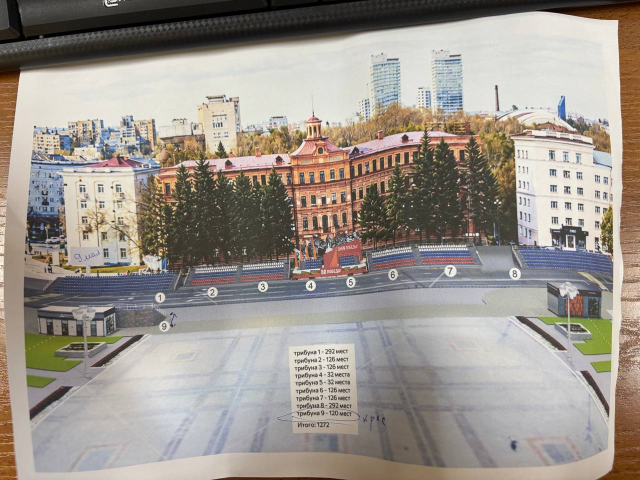
#> input picture renders-9may/ref/scheme_rot.png, 1280 x 960 px (shown at 1/2 size)
$ python scheme_edit.py
#> lines starting #> are read from the running program, lines starting #| are printed output that depends on the picture; after the words box and inside, x2 and y2 are one past the last pixel; in counts of white or black regions, pixels touching at a corner belong together
"""Render 1A on the real square: rework the event scheme photo per the brief.
Numbers moved on top, top rows of 1 and 8 in red with '+32 места', dimensions, '9 Мая' on the screens."""
import os
import cv2
import numpy as np
from PIL import Image, ImageDraw, ImageFont

BASE = os.path.dirname(os.path.abspath(__file__))
FB = '/usr/share/fonts/truetype/dejavu/DejaVuSans-Bold.ttf'
FR = '/usr/share/fonts/truetype/dejavu/DejaVuSans.ttf'
RED = (200, 22, 29); DARK = (24, 28, 36); WHITE = (255, 255, 255)
K = 2  # upscale factor

src = cv2.imread(os.path.join(BASE, 'ref/scheme_rot.png'))
#> src is the input picture: shape (960, 1280, 3); mean B, G, R 140.4, 148.2, 155.4
# 1) remove the old number badges (they sit below the stands) by inpainting
mask = np.zeros(src.shape[:2], np.uint8)
old = [(320, 595), (425, 584), (525, 574), (620, 572), (700, 565), (785, 550), (900, 543), (1030, 545)]
for x, y in old: cv2.circle(mask, (x, y), 13, 255, -1)
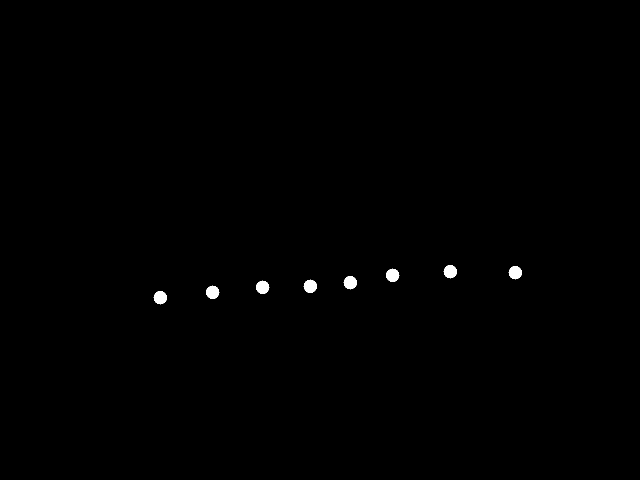
#> mask: shape (960, 1280) (shown at 1/2 size); 0.34% white; 8 white regions, largest, box (x1, y1, x2, y2) and area: (887, 530, 914, 557) 529, (1017, 532, 1044, 559) 529, (772, 537, 799, 564) 529
# their seat list on the square (replaced by the legend)
cv2.rectangle(mask, (578, 690), (782, 868), 255, -1)
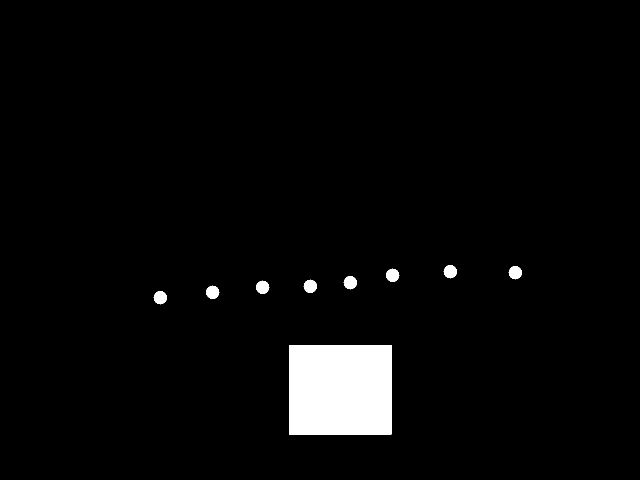
#> mask: shape (960, 1280) (shown at 1/2 size); 3.3% white; 9 white regions, largest, box (x1, y1, x2, y2) and area: (578, 690, 783, 869) 36695, (887, 530, 914, 557) 529, (1017, 532, 1044, 559) 529
clean = cv2.inpaint(src, mask, 7, cv2.INPAINT_NS)
im = Image.fromarray(cv2.cvtColor(clean, cv2.COLOR_BGR2RGB))

# 2) top rows of 1 and 8 in red (multiply over the seats so the texture stays)
def redrow(poly):
    m = Image.new('L', im.size, 0); ImageDraw.Draw(m).polygon(poly, fill=255)
#> after `m = Image.new('L', im.size, 0)`: m: PIL image 1280x960 L; every value is 0
#> after `ImageDraw.Draw(m).polygon(poly, fill=255)`: m: PIL image 1280x960 L; 0.15% white; 1 white region, box (x1, y1, x2, y2) and area: (108, 540, 351, 557) 1831
    arr = np.asarray(im).astype(np.float32); mk = np.asarray(m)[..., None]/255.0
    lum = arr.mean(axis=2, keepdims=True)/255.0
    red = np.array(RED, np.float32)[None, None, :] * (0.55 + 0.6*lum)
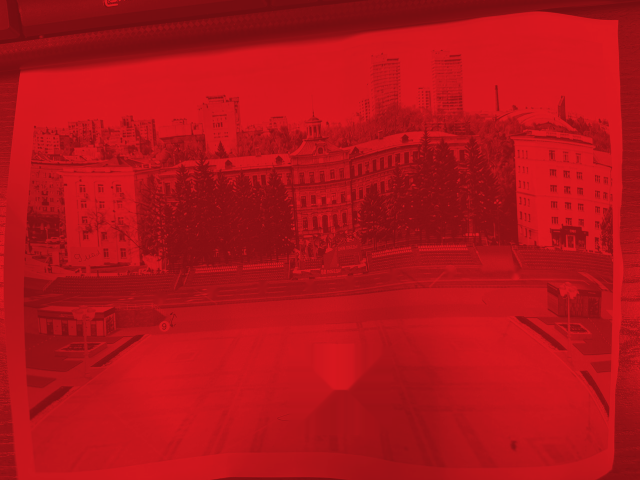
#> red: shape (960, 1280, 3) float32 (shown at 1/2 size); mean R, G, B 179.5, 19.7, 26
    return Image.fromarray(np.clip(arr*(1-mk) + red*mk, 0, 255).astype(np.uint8))
row1 = [(108, 548), (350, 540), (350, 547), (108, 556)]
row8 = [(1040, 497), (1222, 505), (1222, 512), (1040, 504)]
im = redrow(row1); im = redrow(row8)
#> in redrow (call 2), `ImageDraw.Draw(m).polygon(poly, fill=255)`: m: PIL image 1280x960 L; 0.1% white; 1 white region, box (x1, y1, x2, y2) and area: (1040, 497, 1223, 513) 1288

# 3) '9 Мая' onto the screens: the stage display and the board on the left
scr = Image.open(os.path.join(BASE, 'tex/screen_9maya.png')).convert('RGB')
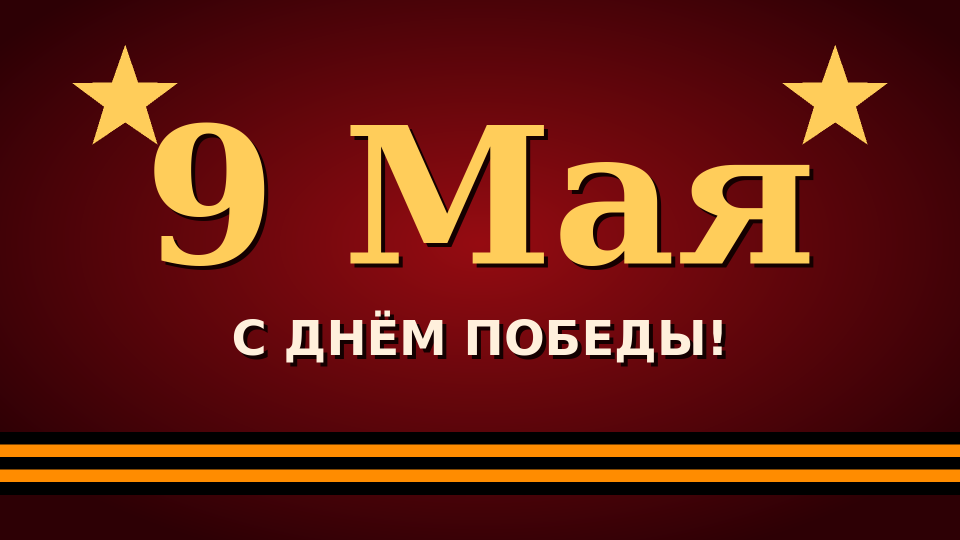
#> input picture renders-9may/tex/screen_9maya.png, 1920 x 1080 px (shown at 1/2 size)
#> scr is the input picture: PIL image 1920x1080 RGB; mean R, G, B 101.9, 30.6, 18.3
def put_screen(quad):
    w, h = scr.size
#> w = 1920; h = 1080
    M = cv2.getPerspectiveTransform(np.float32([(0, 0), (w, 0), (w, h), (0, h)]), np.float32(quad))
    warped = cv2.warpPerspective(np.asarray(scr), M, im.size)
    m = np.zeros(im.size[::-1], np.uint8); cv2.fillConvexPoly(m, np.int32(quad), 255)
#> after `cv2.fillConvexPoly(m, np.int32(quad), 255)`: m: shape (960, 1280); 0.36% white; 1 white region, box (x1, y1, x2, y2) and area: (644, 458, 739, 510) 4370
    arr = np.asarray(im).copy(); arr[m > 0] = warped[m > 0]
#> after `arr[m > 0] = warped[m > 0]`: arr: shape (960, 1280, 3); mean R, G, B 155, 147.3, 139.7
    return Image.fromarray(arr)
im = put_screen([(644, 458), (738, 466), (738, 509), (644, 505)])   # stage display
im = put_screen([(143, 496), (207, 494), (207, 531), (143, 533)])   # left screen (hand-marked «9 мая»)
#> in put_screen (call 2), `cv2.fillConvexPoly(m, np.int32(quad), 255)`: m: shape (960, 1280); 0.2% white; 1 white region, box (x1, y1, x2, y2) and area: (143, 494, 208, 534) 2470
#> in put_screen (call 2), `arr[m > 0] = warped[m > 0]`:
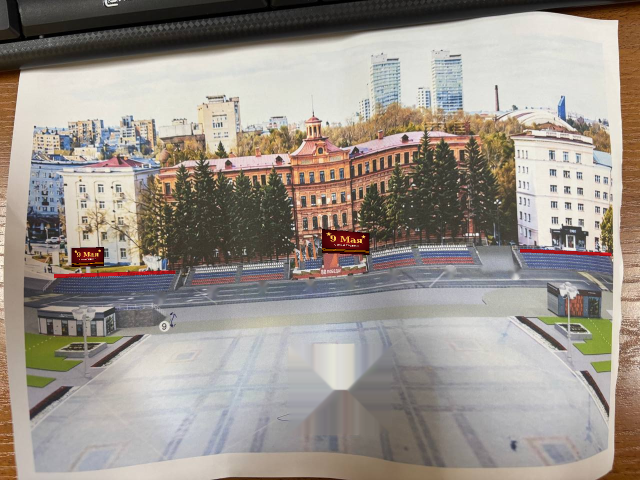
#> arr: shape (960, 1280, 3) (shown at 1/2 size); mean R, G, B 154.8, 147, 139.4

# 4) crop to the print and upscale
im = im.crop((40, 60, 1240, 900)); ox, oy = 40, 60
#> after `im = im.crop((40, 60, 1240, 900))`:
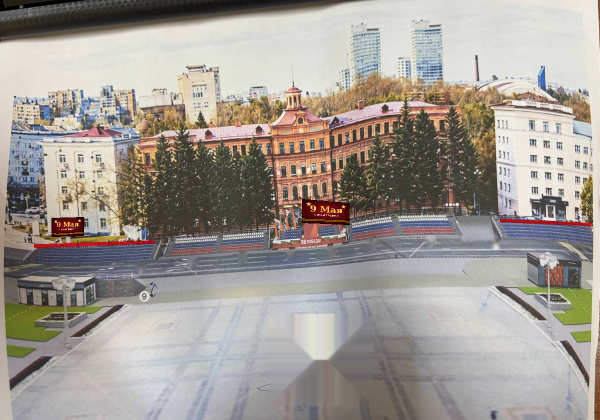
#> im: PIL image 1200x840 RGB (shown at 1/2 size); mean R, G, B 160.8, 154.6, 148.2
im = im.resize((im.width*K, im.height*K), Image.LANCZOS).convert('RGBA')
#> im: PIL image 2400x1680 RGBA
def P(x, y): return ((x-ox)*K, (y-oy)*K)
over = Image.new('RGBA', im.size, (0, 0, 0, 0)); d = ImageDraw.Draw(over)
#> after `over = Image.new('RGBA', im.size, (0, 0, 0, 0))`: over: PIL image 2400x1680 RGBA; every value is 0
def font(sz, b=True): return ImageFont.truetype(FB if b else FR, int(sz))
def tag(xy, text, f, fill, fg=WHITE, outline=None):
    pad = f.size*0.35
    b = d.textbbox(xy, text, font=f, anchor='mm')
    d.rounded_rectangle([b[0]-pad, b[1]-pad*0.7, b[2]+pad, b[3]+pad*0.7], radius=pad, fill=fill, outline=outline, width=3)
    d.text(xy, text, font=f, fill=fg, anchor='mm'); return b

SEATS = {1: '292 места (+32)', 2: '126 мест', 3: '126 мест', 4: '32 места', 5: '32 места',
         6: '126 мест', 7: '126 мест', 8: '292 места (+32)'}
DIMS = {1: '18 648 × 12 500 мм', 8: '18 648 × 12 500 мм', 2: '11 340 × 7 500 мм', 3: '11 340 × 7 500 мм',
        6: '11 340 × 7 500 мм', 7: '11 340 × 7 500 мм', 4: '9 550 × 2 610 мм', 5: '9 550 × 2 610 мм'}
# (badge above the stand, stand top point for the leader, dims tag below the stand)
T = {1: ((228, 505), (228, 548), (228, 606)), 2: ((428, 492), (428, 526), (428, 600)),
     3: ((526, 488), (526, 524), (526, 592)), 4: ((612, 492), (612, 522), (610, 588)),
     5: ((700, 448), (700, 508), (700, 580)), 6: ((786, 470), (786, 505), (786, 565)),
     7: ((894, 460), (894, 493), (894, 558)), 8: ((1131, 468), (1131, 500), (1131, 560))}
fn, fd = font(30), font(14)
for tid, (b, top, dim) in T.items():
    bx, by = P(*b); tx, ty = P(*top)
    d.line([(bx, by), (tx, ty)], fill=WHITE, width=4)
    r = 24
    d.ellipse([bx-r, by-r, bx+r, by+r], fill=RED, outline=WHITE, width=4)
    d.text((bx, by), str(tid), font=fn, fill=WHITE, anchor='mm')
    dx, dy = P(*dim)
    tag((dx, dy), SEATS[tid], fd, (24, 28, 36, 225))
    tag((dx, dy + 26), DIMS[tid], fd, (255, 255, 255, 235), fg=DARK)
#> this loop made 8 passes
#> (bx, by) on passes 2 to 8: (776, 864), (972, 856), (1144, 864), (1320, 776), (1492, 820), (1708, 800), (2182, 816)
# '+32 места' callouts
for poly, (cx, cy) in ((row1, (150, 470)), (row8, (1180, 440))):
    X, Y = P(cx, cy)
    b = tag((X, Y), '+32 места', font(22), RED, outline=WHITE)
    for px, py in (poly[0], poly[1]):
        mx, my = P(px + (8 if px == poly[0][0] else -8), py + 3)
        d.line([((b[0]+b[2])/2, b[3]+8), (mx, my)], fill=RED, width=4)
        d.ellipse([mx-6, my-6, mx+6, my+6], fill=RED, outline=WHITE, width=2)
#> this loop made 2 passes
#> (poly, cx, cy, X, Y, pad in tag, b) on passes 1 to 2: ([(108, 548), (350, 540), (350, 547), (108, 556)], 150, 470, 220, 820, 7.7, (155, 812, 285, 828)), ([(1040, 497), (1222, 505), (1222, 512), (1040, 504)], 1180, 440, 2280, 760, 7.7, (2215, 752, 2345, 768))

im = Image.alpha_composite(im, over)
d = ImageDraw.Draw(im)
W, H = im.size
#> W = 2400; H = 1680
d.rectangle([0, 0, W, 64], fill=(24, 28, 36, 240))
d.text((24, 32), 'Рендер 1А (на фото площади). Вид на сторону памятника им. Ленина — трибуны № 1–8',
       font=font(30), fill=WHITE, anchor='lm')
# legend over the square
lw, lh = 700, 330; lx, ly = W//2 - lw//2, H - lh - 60
#> after `lx, ly = (W // 2 - lw // 2, H - lh - 60)`: lx = 850; ly = 1290
d.rounded_rectangle([lx, ly, lx+lw, ly+lh], radius=14, fill=(255, 255, 255, 240))
d.text((lx+20, ly+18), 'Трибуны: места и габариты (длина × ширина)', font=font(20), fill=DARK)
rows = list(SEATS.items()) + [(9, '120 мест')]
for i, (tid, seats) in enumerate(rows):
    y = ly + 56 + i*26
    d.ellipse([lx+20, y, lx+42, y+22], fill=RED); d.text((lx+31, y+11), str(tid), font=font(14), fill=WHITE, anchor='mm')
    d.text((lx+56, y+11), seats, font=font(18, False), fill=DARK, anchor='lm')
    d.text((lx+lw-20, y+11), DIMS.get(tid, '12 390 × 6 640 мм'), font=font(18, tid in (1, 8)), fill=DARK, anchor='rm')
y = ly + 56 + len(rows)*26 + 8
#> y = 1588
d.text((lx+20, y), 'Итого: 1 272 места', font=font(19), fill=DARK)
d.rectangle([lx+290, y+2, lx+312, y+22], fill=RED)
d.text((lx+322, y+12), 'верхний ряд трибун № 1 и № 8 — +32 места', font=font(16, False), fill=DARK, anchor='lm')
im.convert('RGB').save(os.path.join(BASE, 'out/render_1A_photo.jpg'), quality=92)
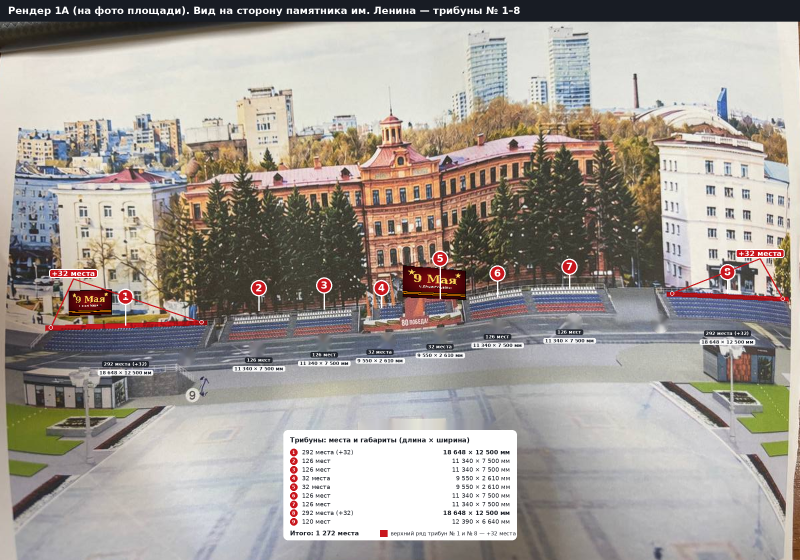
#> saved as render_1A_photo.jpg: PIL image 2400x1680 RGB (shown at 1/3 size); mean R, G, B 162.8, 156.1, 150.2
print('ok', im.size)
#| ok (2400, 1680)
